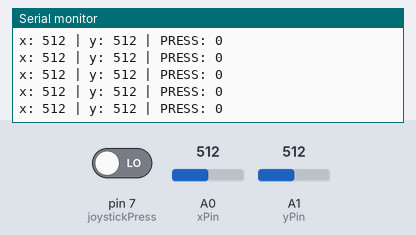
Bench run of a sketch on a simulated Arduino Uno, built with avr-gcc and run on an emulated ATmega328P. Parts: the last lines printed to the serial monitor. Inputs (shaded band) come from the test bench; at power-on: A0 (xPin) = 512, A1 (yPin) = 512, pin 7 (joystickPress) LOW.

Above: at 1.2 s.
1.3 s: A0 (xPin) set to 107
At 2.1 s:
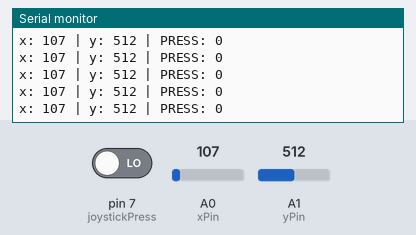
4.3 s: A0 (xPin) set to 95
At 5.4 s:
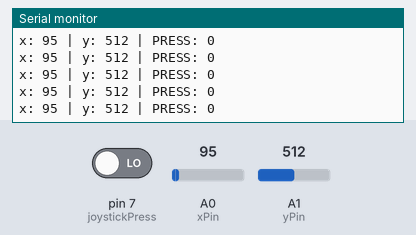
7.3 s: A1 (yPin) set to 11
At 8.0 s:
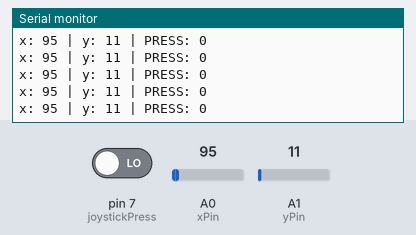
10.3 s: A1 (yPin) set to 8
At 10.9 s:
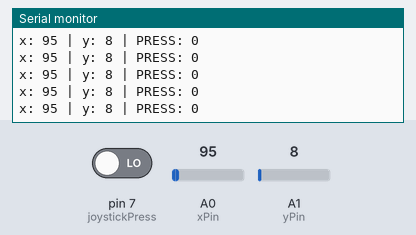
Timing chart, 0 to 13.3 s (numbered marks = the images above; inputs shaded):
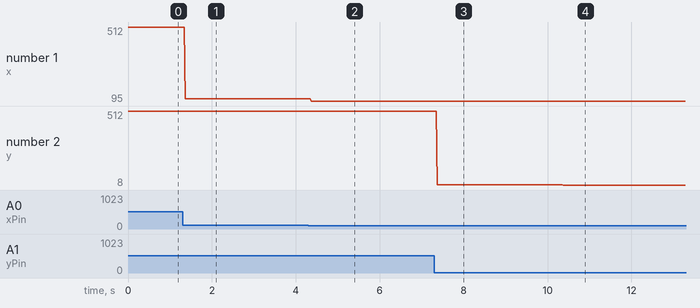

Measured:
- after the input at 1.3 s, the serial monitor: prints a new line after 0.07 s (image 1)
- after the input at 4.3 s, the serial monitor: prints a new line after 0.07 s (image 2)
- after the input at 7.3 s, the serial monitor: prints a new line after 0.07 s (image 3)
- after the input at 10.3 s, the serial monitor: prints a new line after 0.07 s (image 4)
- plotted number 1: 512 → 107 after the input at 1.3 s, 107 → 95 after the input at 4.3 s
- plotted number 2: 512 → 11 after the input at 7.3 s, 11 → 8 after the input at 10.3 s

The sketch:

analogRead.ino
```cpp
// Materiais: breadboard, joystick, fios

byte xPin = A0;
byte yPin = A1;
byte joystickPress = 7;

void setup() {
	Serial.begin(9600);
	pinMode(joystickPress, INPUT);
}

void loop() {
	int xCoord = analogRead(xPin);
	int yCoord = analogRead(yPin);
	bool pressed = digitalRead(joystickPress);

	Serial.print("x: ");
	Serial.print(xCoord);
	Serial.print(" | ");
	Serial.print("y: ");
	Serial.print(yCoord);
	Serial.print(" | ");
	Serial.print("PRESS: ");
	Serial.println(pressed);
}
```
